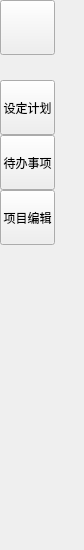
<?xml version="1.0" encoding="UTF-8"?>
<ui version="4.0">
 <class>MainSiderBar</class>
 <widget class="QWidget" name="MainSiderBar">
  <property name="geometry">
   <rect>
    <x>0</x>
    <y>0</y>
    <width>84</width>
    <height>550</height>
   </rect>
  </property>
  <property name="sizePolicy">
   <sizepolicy hsizetype="Fixed" vsizetype="Fixed">
    <horstretch>0</horstretch>
    <verstretch>0</verstretch>
   </sizepolicy>
  </property>
  <property name="minimumSize">
   <size>
    <width>55</width>
    <height>550</height>
   </size>
  </property>
  <property name="maximumSize">
   <size>
    <width>84</width>
    <height>550</height>
   </size>
  </property>
  <property name="windowTitle">
   <string>Form</string>
  </property>
  <widget class="QToolButton" name="scheduletoolButton_3">
   <property name="geometry">
    <rect>
     <x>0</x>
     <y>80</y>
     <width>55</width>
     <height>55</height>
    </rect>
   </property>
   <property name="minimumSize">
    <size>
     <width>55</width>
     <height>55</height>
    </size>
   </property>
   <property name="maximumSize">
    <size>
     <width>55</width>
     <height>55</height>
    </size>
   </property>
   <property name="font">
    <font>
     <family>黑体</family>
     <pointsize>9</pointsize>
     <weight>50</weight>
     <bold>false</bold>
    </font>
   </property>
   <property name="text">
    <string>设定计划</string>
   </property>
  </widget>
  <widget class="QToolButton" name="todolisttoolButton_4">
   <property name="geometry">
    <rect>
     <x>0</x>
     <y>135</y>
     <width>55</width>
     <height>55</height>
    </rect>
   </property>
   <property name="minimumSize">
    <size>
     <width>55</width>
     <height>55</height>
    </size>
   </property>
   <property name="maximumSize">
    <size>
     <width>55</width>
     <height>55</height>
    </size>
   </property>
   <property name="font">
    <font>
     <family>黑体</family>
     <pointsize>9</pointsize>
     <weight>50</weight>
     <bold>false</bold>
    </font>
   </property>
   <property name="text">
    <string>待办事项</string>
   </property>
  </widget>
  <widget class="QToolButton" name="doctoolButton_6">
   <property name="geometry">
    <rect>
     <x>0</x>
     <y>190</y>
     <width>55</width>
     <height>55</height>
    </rect>
   </property>
   <property name="minimumSize">
    <size>
     <width>55</width>
     <height>55</height>
    </size>
   </property>
   <property name="maximumSize">
    <size>
     <width>55</width>
     <height>55</height>
    </size>
   </property>
   <property name="font">
    <font>
     <family>黑体</family>
     <pointsize>9</pointsize>
     <weight>50</weight>
     <bold>false</bold>
    </font>
   </property>
   <property name="text">
    <string>项目编辑</string>
   </property>
  </widget>
  <widget class="QToolButton" name="icontoolButton">
   <property name="geometry">
    <rect>
     <x>0</x>
     <y>0</y>
     <width>55</width>
     <height>55</height>
    </rect>
   </property>
   <property name="sizePolicy">
    <sizepolicy hsizetype="Minimum" vsizetype="Minimum">
     <horstretch>0</horstretch>
     <verstretch>0</verstretch>
    </sizepolicy>
   </property>
   <property name="minimumSize">
    <size>
     <width>55</width>
     <height>55</height>
    </size>
   </property>
   <property name="maximumSize">
    <size>
     <width>55</width>
     <height>55</height>
    </size>
   </property>
   <property name="layoutDirection">
    <enum>Qt::LeftToRight</enum>
   </property>
   <property name="text">
    <string/>
   </property>
  </widget>
 </widget>
 <resources/>
 <connections/>
</ui>
